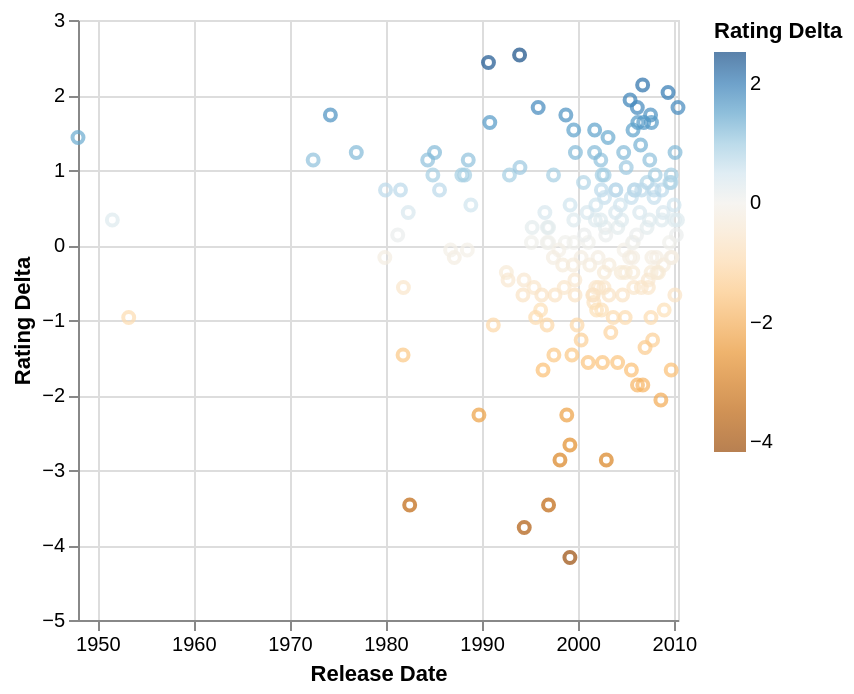

Write the Vega-Lite specification saved for this chart.
### Vega-Lite specification from a JSON file in a GitHub repository (floating-point values rounded to 4 significant figures; data arrays with more than 128 entries replaced by an {"elided": "..."} marker saying what was removed)
{"$schema": "https://vega.github.io/schema/vega-lite/v6.json", "data": {"values": {"elided": "200 records"}}, "transform": [{"filter": "datum['IMDB Rating'] != null"}, {"filter": {"timeUnit": "year", "field": "Release Date", "range": [null, 2019]}}, {"joinaggregate": [{"op": "mean", "field": "IMDB Rating", "as": "AverageRating"}]}, {"calculate": "datum['IMDB Rating'] - datum.AverageRating", "as": "RatingDelta"}], "mark": "point", "encoding": {"x": {"field": "Release Date", "type": "temporal"}, "y": {"field": "RatingDelta", "type": "quantitative", "title": "Rating Delta"}, "color": {"field": "RatingDelta", "type": "quantitative", "scale": {"domainMid": 0}, "title": "Rating Delta"}}}
